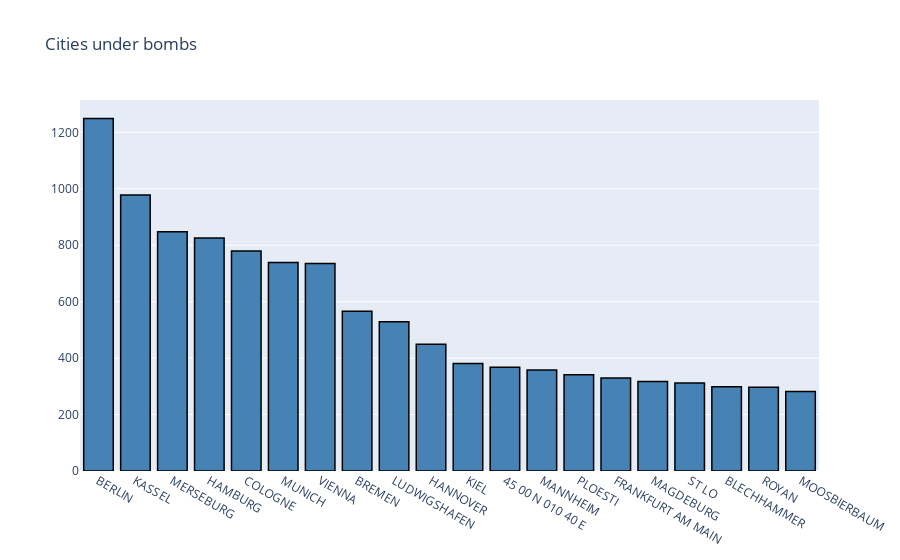

Source (notebook cell):
### Code cell
data = df_map['Target City'].value_counts()
data = [go.Bar(
            x=data[:20].index,
            y=data[:20].values,
            hoverinfo = 'text',
            marker = dict(color = 'steelblue',
                             line=dict(color='rgb(0,0,0)',width=1.5)),
    )]

layout = dict(
    title = 'Cities under bombs',
)
fig = go.Figure(data=data, layout=layout)
iplot(fig)

### Figure 1 — Plotly figure (JSON) as saved in the notebook; plotly's stock layout.template omitted (floating-point values rounded to 4 significant figures)
{"data": [{"hoverinfo": "text", "marker": {"color": "steelblue", "line": {"color": "rgb(0,0,0)", "width": 1.5}}, "type": "bar", "x": ["BERLIN", "KASSEL", "MERSEBURG", "HAMBURG", "COLOGNE", "MUNICH", "VIENNA", "BREMEN", "LUDWIGSHAFEN", "HANNOVER", "KIEL", "45 00 N 010 40 E", "MANNHEIM", "PLOESTI", "FRANKFURT AM MAIN", "MAGDEBURG", "ST LO", "BLECHHAMMER", "ROYAN", "MOOSBIERBAUM"], "y": [1249, 978, 848, 826, 780, 739, 735, 566, 529, 449, 381, 368, 358, 341, 330, 317, 312, 299, 297, 282]}], "layout": {"title": {"text": "Cities under bombs"}}}
